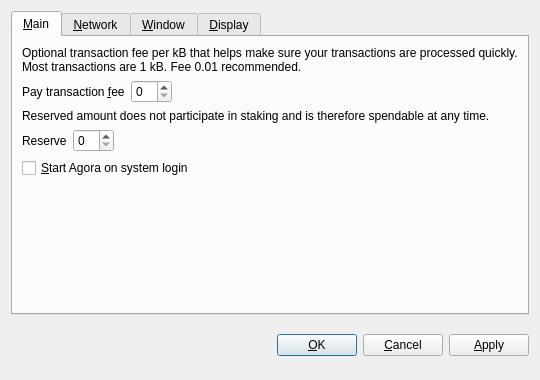
<?xml version="1.0" encoding="UTF-8"?>
<ui version="4.0">
 <class>OptionsDialog</class>
 <widget class="QDialog" name="OptionsDialog">
  <property name="geometry">
   <rect>
    <x>0</x>
    <y>0</y>
    <width>540</width>
    <height>380</height>
   </rect>
  </property>
  <property name="windowTitle">
   <string>Options</string>
  </property>
  <property name="modal">
   <bool>true</bool>
  </property>
  <layout class="QVBoxLayout" name="verticalLayout">
   <item>
    <widget class="QTabWidget" name="tabWidget">
     <property name="tabPosition">
      <enum>QTabWidget::North</enum>
     </property>
     <property name="currentIndex">
      <number>0</number>
     </property>
     <widget class="QWidget" name="tabMain">
      <attribute name="title">
       <string>&amp;Main</string>
      </attribute>
      <layout class="QVBoxLayout" name="verticalLayout_Main">
       <item>
        <widget class="QLabel" name="transactionFeeInfoLabel">
         <property name="text">
          <string>Optional transaction fee per kB that helps make sure your transactions are processed quickly. Most transactions are 1 kB. Fee 0.01 recommended.</string>
         </property>
         <property name="textFormat">
          <enum>Qt::PlainText</enum>
         </property>
         <property name="wordWrap">
          <bool>true</bool>
         </property>
        </widget>
       </item>
       <item>
        <layout class="QHBoxLayout" name="horizontalLayoutFee">
         <item>
          <widget class="QLabel" name="transactionFeeLabel">
           <property name="text">
            <string>Pay transaction &amp;fee</string>
           </property>
           <property name="textFormat">
            <enum>Qt::PlainText</enum>
           </property>
           <property name="buddy">
            <cstring>transactionFee</cstring>
           </property>
          </widget>
         </item>
         <item>
          <widget class="BitcoinAmountField" name="transactionFee"/>
         </item>
         <item>
          <spacer name="horizontalSpacerFee">
           <property name="orientation">
            <enum>Qt::Horizontal</enum>
           </property>
           <property name="sizeHint" stdset="0">
            <size>
             <width>40</width>
             <height>20</height>
            </size>
           </property>
          </spacer>
         </item>
        </layout>
       </item>
       <item>
        <widget class="QLabel" name="reserveBalanceInfoLabel">
         <property name="text">
          <string>Reserved amount does not participate in staking and is therefore spendable at any time.</string>
         </property>
         <property name="textFormat">
          <enum>Qt::PlainText</enum>
         </property>
         <property name="wordWrap">
          <bool>true</bool>
         </property>
        </widget>
       </item>
       <item>
        <layout class="QHBoxLayout" name="horizontalLayoutReserveBalance">
         <item>
          <widget class="QLabel" name="reserveBalanceLabel">
           <property name="text">
            <string>Reserve</string>
           </property>
           <property name="textFormat">
            <enum>Qt::PlainText</enum>
           </property>
           <property name="buddy">
            <cstring>reserveBalance</cstring>
           </property>
          </widget>
         </item>
         <item>
          <widget class="BitcoinAmountField" name="reserveBalance"/>
         </item>
         <item>
          <spacer name="horizontalSpacerReserveBalance">
           <property name="orientation">
            <enum>Qt::Horizontal</enum>
           </property>
           <property name="sizeHint" stdset="0">
            <size>
             <width>40</width>
             <height>20</height>
            </size>
           </property>
          </spacer>
         </item>
        </layout>
       </item>
       <item>
        <widget class="QCheckBox" name="bitcoinAtStartup">
         <property name="toolTip">
          <string>Automatically start Agora after logging in to the system.</string>
         </property>
         <property name="text">
          <string>&amp;Start Agora on system login</string>
         </property>
        </widget>
       </item>
       <item>
        <spacer name="verticalSpacer_Main">
         <property name="orientation">
          <enum>Qt::Vertical</enum>
         </property>
         <property name="sizeHint" stdset="0">
          <size>
           <width>20</width>
           <height>40</height>
          </size>
         </property>
        </spacer>
       </item>
      </layout>
     </widget>
     <widget class="QWidget" name="tabNetwork">
      <attribute name="title">
       <string>&amp;Network</string>
      </attribute>
      <layout class="QVBoxLayout" name="verticalLayout_Network">
       <item>
        <widget class="QCheckBox" name="mapPortUpnp">
         <property name="toolTip">
          <string>Automatically open the Agora client port on the router. This only works when your router supports UPnP and it is enabled.</string>
         </property>
         <property name="text">
          <string>Map port using &amp;UPnP</string>
         </property>
        </widget>
       </item>
       <item>
        <widget class="QCheckBox" name="connectSocks">
         <property name="toolTip">
          <string>Connect to the Agora network through a SOCKS5 proxy (e.g. when connecting through Tor).</string>
         </property>
         <property name="text">
          <string>&amp;Connect through SOCKS5 proxy:</string>
         </property>
        </widget>
       </item>
       <item>
        <layout class="QHBoxLayout" name="horizontalLayout_Network">
         <item>
          <widget class="QLabel" name="proxyIpLabel">
           <property name="text">
            <string>Proxy &amp;IP:</string>
           </property>
           <property name="textFormat">
            <enum>Qt::PlainText</enum>
           </property>
           <property name="buddy">
            <cstring>proxyIp</cstring>
           </property>
          </widget>
         </item>
         <item>
          <widget class="QValidatedLineEdit" name="proxyIp">
           <property name="maximumSize">
            <size>
             <width>140</width>
             <height>16777215</height>
            </size>
           </property>
           <property name="toolTip">
            <string>IP address of the proxy (e.g. 127.0.0.1)</string>
           </property>
          </widget>
         </item>
         <item>
          <widget class="QLabel" name="proxyPortLabel">
           <property name="text">
            <string>&amp;Port:</string>
           </property>
           <property name="textFormat">
            <enum>Qt::PlainText</enum>
           </property>
           <property name="buddy">
            <cstring>proxyPort</cstring>
           </property>
          </widget>
         </item>
         <item>
          <widget class="QLineEdit" name="proxyPort">
           <property name="maximumSize">
            <size>
             <width>55</width>
             <height>16777215</height>
            </size>
           </property>
           <property name="toolTip">
            <string>Port of the proxy (e.g. 9050)</string>
           </property>
          </widget>
         </item>
         <item>
          <spacer name="horizontalSpacer_Network">
           <property name="orientation">
            <enum>Qt::Horizontal</enum>
           </property>
           <property name="sizeHint" stdset="0">
            <size>
             <width>40</width>
             <height>20</height>
            </size>
           </property>
          </spacer>
         </item>
        </layout>
       </item>
       <item>
        <spacer name="verticalSpacer_Network">
         <property name="orientation">
          <enum>Qt::Vertical</enum>
         </property>
         <property name="sizeHint" stdset="0">
          <size>
           <width>20</width>
           <height>40</height>
          </size>
         </property>
        </spacer>
       </item>
      </layout>
     </widget>
     <widget class="QWidget" name="tabWindow">
      <attribute name="title">
       <string>&amp;Window</string>
      </attribute>
      <layout class="QVBoxLayout" name="verticalLayout_Window">
       <item>
        <widget class="QCheckBox" name="minimizeToTray">
         <property name="toolTip">
          <string>Show only a tray icon after minimizing the window.</string>
         </property>
         <property name="text">
          <string>&amp;Minimize to the tray instead of the taskbar</string>
         </property>
        </widget>
       </item>
       <item>
        <widget class="QCheckBox" name="minimizeOnClose">
         <property name="toolTip">
          <string>Minimize instead of exit the application when the window is closed. When this option is enabled, the application will be closed only after selecting Quit in the menu.</string>
         </property>
         <property name="text">
          <string>M&amp;inimize on close</string>
         </property>
        </widget>
       </item>
       <item>
        <spacer name="verticalSpacer_Window">
         <property name="orientation">
          <enum>Qt::Vertical</enum>
         </property>
         <property name="sizeHint" stdset="0">
          <size>
           <width>20</width>
           <height>40</height>
          </size>
         </property>
        </spacer>
       </item>
      </layout>
     </widget>
     <widget class="QWidget" name="tabDisplay">
      <attribute name="title">
       <string>&amp;Display</string>
      </attribute>
      <layout class="QVBoxLayout" name="verticalLayout_Display">
       <item>
        <layout class="QHBoxLayout" name="horizontalLayout_1_Display">
         <item>
          <widget class="QLabel" name="langLabel">
           <property name="text">
            <string>User Interface &amp;language:</string>
           </property>
           <property name="textFormat">
            <enum>Qt::PlainText</enum>
           </property>
           <property name="buddy">
            <cstring>lang</cstring>
           </property>
          </widget>
         </item>
         <item>
          <widget class="QValueComboBox" name="lang">
           <property name="toolTip">
            <string>The user interface language can be set here. This setting will take effect after restarting Agora.</string>
           </property>
          </widget>
         </item>
        </layout>
       </item>
       <item>
        <layout class="QHBoxLayout" name="horizontalLayout_2_Display">
         <item>
          <widget class="QLabel" name="unitLabel">
           <property name="text">
            <string>&amp;Unit to show amounts in:</string>
           </property>
           <property name="textFormat">
            <enum>Qt::PlainText</enum>
           </property>
           <property name="buddy">
            <cstring>unit</cstring>
           </property>
          </widget>
         </item>
         <item>
          <widget class="QValueComboBox" name="unit">
           <property name="toolTip">
            <string>Choose the default subdivision unit to show in the interface and when sending coins.</string>
           </property>
          </widget>
         </item>
        </layout>
       </item>
       <item>
        <widget class="QCheckBox" name="coinControlFeatures">
         <property name="toolTip">
          <string>Whether to show coin control features or not.</string>
         </property>
         <property name="text">
          <string>Display coin &amp;control features (experts only!)</string>
         </property>
        </widget>
       </item>
       <item>
        <widget class="QCheckBox" name="useBlackTheme">
         <property name="text">
          <string>Use black visual theme (requires restart)</string>
         </property>
        </widget>
       </item>
       <item>
        <spacer name="verticalSpacer_Display">
         <property name="orientation">
          <enum>Qt::Vertical</enum>
         </property>
         <property name="sizeHint" stdset="0">
          <size>
           <width>20</width>
           <height>40</height>
          </size>
         </property>
        </spacer>
       </item>
      </layout>
     </widget>
    </widget>
   </item>
   <item>
    <layout class="QHBoxLayout" name="horizontalLayout_Buttons">
     <item>
      <spacer name="horizontalSpacer_1">
       <property name="orientation">
        <enum>Qt::Horizontal</enum>
       </property>
       <property name="sizeHint" stdset="0">
        <size>
         <width>40</width>
         <height>48</height>
        </size>
       </property>
      </spacer>
     </item>
     <item>
      <widget class="QLabel" name="statusLabel">
       <property name="font">
        <font>
         <weight>75</weight>
         <bold>true</bold>
        </font>
       </property>
       <property name="text">
        <string/>
       </property>
       <property name="textFormat">
        <enum>Qt::PlainText</enum>
       </property>
       <property name="wordWrap">
        <bool>true</bool>
       </property>
      </widget>
     </item>
     <item>
      <spacer name="horizontalSpacer_2">
       <property name="orientation">
        <enum>Qt::Horizontal</enum>
       </property>
       <property name="sizeHint" stdset="0">
        <size>
         <width>40</width>
         <height>48</height>
        </size>
       </property>
      </spacer>
     </item>
     <item>
      <widget class="QPushButton" name="okButton">
       <property name="text">
        <string>&amp;OK</string>
       </property>
      </widget>
     </item>
     <item>
      <widget class="QPushButton" name="cancelButton">
       <property name="text">
        <string>&amp;Cancel</string>
       </property>
       <property name="autoDefault">
        <bool>false</bool>
       </property>
      </widget>
     </item>
     <item>
      <widget class="QPushButton" name="applyButton">
       <property name="text">
        <string>&amp;Apply</string>
       </property>
       <property name="autoDefault">
        <bool>false</bool>
       </property>
      </widget>
     </item>
    </layout>
   </item>
  </layout>
 </widget>
 <customwidgets>
  <customwidget>
   <class>BitcoinAmountField</class>
   <extends>QSpinBox</extends>
   <header>bitcoinamountfield.h</header>
  </customwidget>
  <customwidget>
   <class>QValueComboBox</class>
   <extends>QComboBox</extends>
   <header>qvaluecombobox.h</header>
  </customwidget>
  <customwidget>
   <class>QValidatedLineEdit</class>
   <extends>QLineEdit</extends>
   <header>qvalidatedlineedit.h</header>
  </customwidget>
 </customwidgets>
 <resources/>
 <connections/>
</ui>
